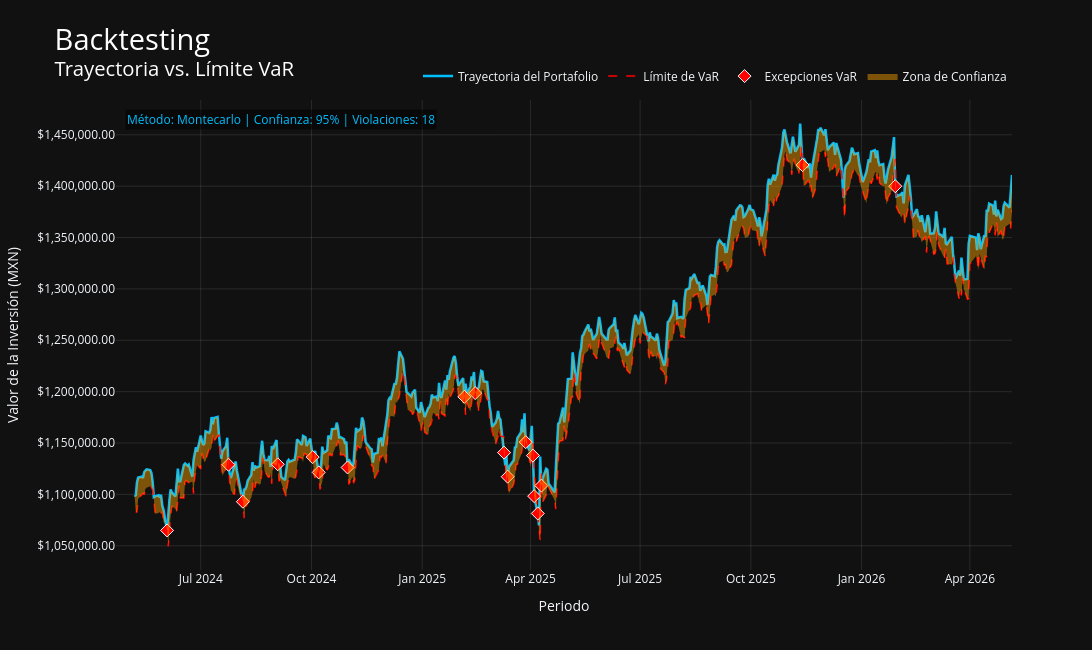

Here is the notebook cell this chart was saved with:
### Markdown cell above
Para el Backtesting consideramos crear una variable **Metodo del VaR**. Ya que el VaR es un número "fijo" no podemos graficar su trayectoria como se graficó directamente el el PnL del portafolio, para poder graficar la trayectoria del VaR ocuparemos el VaR porcentual ya calculado anteriormente.
Antes de definir el factor de crecimiento vamos a definir en este caso una variable "V" en la cual vamos a seleccionar la metodología que queremos ocupar.

Para este punto ya calculamos la pruebas de Kupiec. (sí, antes del backtesting, pues ya tenemos calculadas las violaciones al VaR del PnL) Por lo que ya podemos utilizar una metodología que SÍ sea matemáticamente consistente.


Factor de crecimiento:


*   El factor de crecimiento para la trayectoria de nuestro portafolio sera considerada como:

```
1 + PnL_port
```

*   De manera muy similar el factor de crecimiento para la trayectoria del VaR será considerada como ⁉



```
1 + metodo_uso_VaR[V]
```

### Code cell
### creamos una lista con los valores del Uso de VaR con las 3 metodologías
metodo_uso_VaR = [uso_VaR_P_port, uso_VaR_H_port, uso_VaR_M_port]

# seleccionamos con que metodología queremos trabajar para el Backtestig
# 0 ---> Paramétrico
# 1 ---> Histórico
# 2 ---> Montecarlo

V = 2

# --- CONSTRUCCIÓN DE LA TRAYECTORIA ---
# Ya tenemos el Profit and loss del portafolio (rendimiento del portafolio dado Wi)
# Ahora vamos a construir la trayectoria historia con base al PnL del portafolio
# (1 + PnL_port) ---> convertimos a un factor de crecimiento
# Por ejemplo .005 ---> 1.005 ---> (1 + r)
# cumprod() ---> Calcula el producto acumulado ---> (1 + r_1) * (1 + r_2) ... (1 + r_n)
factores_crecimiento = (1 + PnL_port).cumprod()
# para que nuestro grafo no se vea acumulado poemos añadir un dia adicional al inicio
# es decir, empezamos un día antes de nuestra fecha original
# rendimientos.index[0] - pd.Timedelta(days=1) ---> restamos un dia
# .insert(0, ) ---> inserta la nueva fecha en la poss 0, es decir, al inicio
fechas_simulacion = rendimientos.index.insert(0, rendimientos.index[0] - pd.Timedelta(days=1))

# Vamos a Crear la trayectoria del portafolio en una Serie de pandas con base a:
# Su valuación ---> Es donde vamos a iniciar
# Factor de crecimiento dados los renndimientos (PnL) del portafolio
# valuacion_port * factores_crecimiento.values ---> calcula el valor del portafolio en cada momento desde el primer hasta el ultimo dia
# np.insert(..., 0, valuacion_port) ---> valuacion_port (valuacion inicial del portafolio) se inserta al principio (poss 0)
# esto hace que empecemos en el dia cero con el monto de la valuacion del portafolio
# index=fechas_simulacion ---> asigna las fechas que ya establecimos
valores_trayectoria = pd.Series(
    np.insert(valuacion_port * factores_crecimiento.values, 0, valuacion_port),
    index=fechas_simulacion)

# Construimos la Trayectoria del VaR con base a la Trayectoria construida y el uso de VaR
# Trayectoria VaR (Shift 1): El riesgo de hoy se mide con respecto al valor de ayer
# .shift(1) ---> Para este caso pensemos que:
# El valor del portafolio para el dia n ahora se asocia con el dia n+1
# OJO es VALOR de el portafolio, NO Valuación del portafolio
# trayectoria_VaR_dia1 = valor_dia0 * (1 + Uso_VaR)
# trayectoria_VaR_dia5 = valor_dia4 * (1 + Uso_VaR)
trayectoria_VaR = valores_trayectoria.shift(1) * (1 + metodo_uso_VaR[V])

# Filtramos los valores que estan por debajo de la trayectoria del VaR
violaciones_mask = valores_trayectoria < trayectoria_VaR
# ya filtradas las violaciones al VaR obtenemos sus fechas para graficar
fechas_v = valores_trayectoria.index[violaciones_mask]

# Convertimos a datetime nativo para evitar errores de serializacion
fechas_simulacion_py = fechas_simulacion.to_pydatetime()
fechas_v_py = fechas_v.to_pydatetime()

# ---------------------- info Gráfica ----------------------
fig_port_backtesting = go.Figure()

# Trayectoria del Portafolio ---> Línea principal de valor de mercado (Azul)
fig_port_backtesting.add_trace(go.Scatter(
    x=fechas_simulacion_py,
    y=valores_trayectoria,
    mode='lines',
    name='Trayectoria del Portafolio',
    line=dict(color='#00BFFF', width=2.5),
    hovertemplate='<b>Fecha:</b> %{x}<br><b>Valor:</b> $%{y:,.2f}<extra></extra>'
))

# Límite VaR (Roja)
fig_port_backtesting.add_trace(go.Scatter(
    x=fechas_simulacion_py,
    y=trayectoria_VaR,
    mode='lines',
    name='Límite de VaR',
    line=dict(color="red", width=1.5, dash='dash'),
    hovertemplate='<b>Fecha:</b> %{x}<br><b>Límite VaR:</b> $%{y:,.2f}<extra></extra>'
))

# Marcadores de Violación al VaR (Diamantes rojos)
if len(fechas_v_py) > 0:
    fig_port_backtesting.add_trace(go.Scatter(
        x=fechas_v_py,
        y=valores_trayectoria.loc[fechas_v],
        mode='markers',
        name='Excepciones VaR',
        marker=dict(
            color='red', symbol='diamond', size=10,
            line=dict(width=1, color='white')
        ),
        hovertemplate='<b>¡VIOLACIÓN!</b><br>Fecha: %{x}<br>Valor: $%{y:,.2f}<extra></extra>'
    ))

# Zona de Confianza ---> Sombreado entre el valor real y el límite VaR
x_fill = list(fechas_simulacion_py) + list(fechas_simulacion_py)[::-1]
y_fill = valores_trayectoria.values.tolist() + trayectoria_VaR.fillna(valores_trayectoria).values.tolist()[::-1]
fig_port_backtesting.add_trace(go.Scatter(
    x=x_fill,
    y=y_fill,
    fill='toself',
    fillcolor='rgba(255, 165, 0, 0.45)',
    line=dict(color='rgba(255,255,255,0)'),
    hoverinfo='skip',
    name='Zona de Confianza'
))

# ---------------------- DISEÑO Y FORMATO DEL GRAFO ----------------------
fig_port_backtesting.update_layout(
    title=dict(
        text='Backtesting <br><sup>Trayectoria vs. Límite VaR</sup>',
        font=dict(size=29, color='white'),
        x=0.05, xanchor='left'
    ),
    xaxis_title='Periodo',
    yaxis_title='Valor de la Inversión (MXN)',
    template='plotly_dark',
    width=1100, height=650,
    hovermode='x unified',
    # Configuración de Zoom: 'xy' permite zoom libre en ambos ejes
    dragmode='zoom',
    legend=dict(orientation="h", yanchor="bottom", y=1.02, xanchor="right", x=1)
)

# Anotación técnica en esquina superior izquierda
fig_port_backtesting.add_annotation(
    text=f"Método: {metodos[V]} | Confianza: {nivel_de_confianza}% | Violaciones: {len(fechas_v)}",
    xref="paper", yref="paper",
    x=0.01, y=0.98, showarrow=False,
    font=dict(size=12, color="#00BFFF"),
    bgcolor="rgba(0,0,0,0.5)"
 )

# Formato de ejes
fig_port_backtesting.update_yaxes(
    tickformat='$,.2f',
    gridcolor='rgba(255,255,255,0.1)',

 )
fig_port_backtesting.update_xaxes(
    gridcolor='rgba(255,255,255,0.1)',
 )

fig_port_backtesting.show()

### Figure 1 — Plotly figure (JSON) as saved in the notebook; plotly's stock layout.template omitted (floating-point values rounded to 4 significant figures; data arrays with more than 128 entries replaced by an {"elided": "..."} marker saying what was removed)
{"data": [{"hovertemplate": "<b>Fecha:</b> %{x}<br><b>Valor:</b> $%{y:,.2f}<extra></extra>", "line": {"color": "#00BFFF", "width": 2.5}, "mode": "lines", "name": "Trayectoria del Portafolio", "type": "scatter", "x": {"elided": "501 str values"}, "y": {"elided": "501 float values"}}, {"hovertemplate": "<b>Fecha:</b> %{x}<br><b>Límite VaR:</b> $%{y:,.2f}<extra></extra>", "line": {"color": "red", "dash": "dash", "width": 1.5}, "mode": "lines", "name": "Límite de VaR", "type": "scatter", "x": {"elided": "501 str values"}, "y": {"elided": "501 float values"}}, {"hovertemplate": "<b>¡VIOLACIÓN!</b><br>Fecha: %{x}<br>Valor: $%{y:,.2f}<extra></extra>", "marker": {"color": "red", "line": {"color": "white", "width": 1}, "size": 10, "symbol": "diamond"}, "mode": "markers", "name": "Excepciones VaR", "type": "scatter", "x": ["2024-06-03T00:00:00-06:00", "2024-07-24T00:00:00-06:00", "2024-08-05T00:00:00-06:00", "2024-09-03T00:00:00-06:00", "2024-10-02T00:00:00-06:00", "2024-10-07T00:00:00-06:00", "2024-10-31T00:00:00-06:00", "2025-02-05T00:00:00-06:00", "2025-02-14T00:00:00-06:00", "2025-03-10T00:00:00-06:00", "2025-03-13T00:00:00-06:00", "2025-03-28T00:00:00-06:00", "2025-04-03T00:00:00-06:00", "2025-04-04T00:00:00-06:00", "2025-04-07T00:00:00-06:00", "2025-04-10T00:00:00-06:00", "2025-11-13T00:00:00-06:00", "2026-01-29T00:00:00-06:00"], "y": [1065000.0, 1129000.0, 1093000.0, 1129000.0, 1136000.0, 1121000.0, 1126000.0, 1195000.0, 1199000.0, 1141000.0, 1117000.0, 1151000.0, 1138000.0, 1098000.0, 1081000.0, 1109000.0, 1421000.0, 1400000.0]}, {"fill": "toself", "fillcolor": "rgba(255, 165, 0, 0.45)", "hoverinfo": "skip", "line": {"color": "rgba(255,255,255,0)"}, "name": "Zona de Confianza", "type": "scatter", "x": {"elided": "1002 str values"}, "y": {"elided": "1002 float values"}}], "layout": {"annotations": [{"bgcolor": "rgba(0,0,0,0.5)", "font": {"color": "#00BFFF", "size": 12}, "showarrow": false, "text": "Método: Montecarlo | Confianza: 95% | Violaciones: 18", "x": 0.01, "xref": "paper", "y": 0.98, "yref": "paper"}], "dragmode": "zoom", "height": 650, "hovermode": "x unified", "legend": {"orientation": "h", "x": 1, "xanchor": "right", "y": 1.02, "yanchor": "bottom"}, "title": {"font": {"color": "white", "size": 29}, "text": "Backtesting <br><sup>Trayectoria vs. Límite VaR</sup>", "x": 0.05, "xanchor": "left"}, "width": 1100, "xaxis": {"gridcolor": "rgba(255,255,255,0.1)", "title": {"text": "Periodo"}}, "yaxis": {"gridcolor": "rgba(255,255,255,0.1)", "tickformat": "$,.2f", "title": {"text": "Valor de la Inversión (MXN)"}}}}
